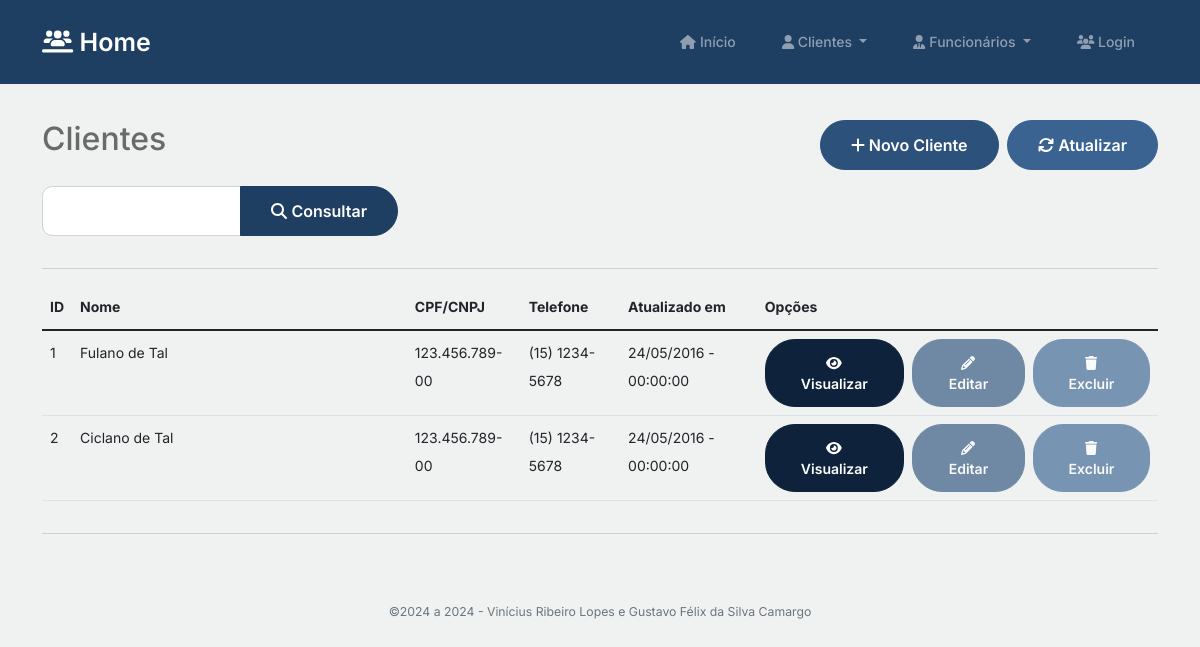
The app's page /customers/index.php, older data.
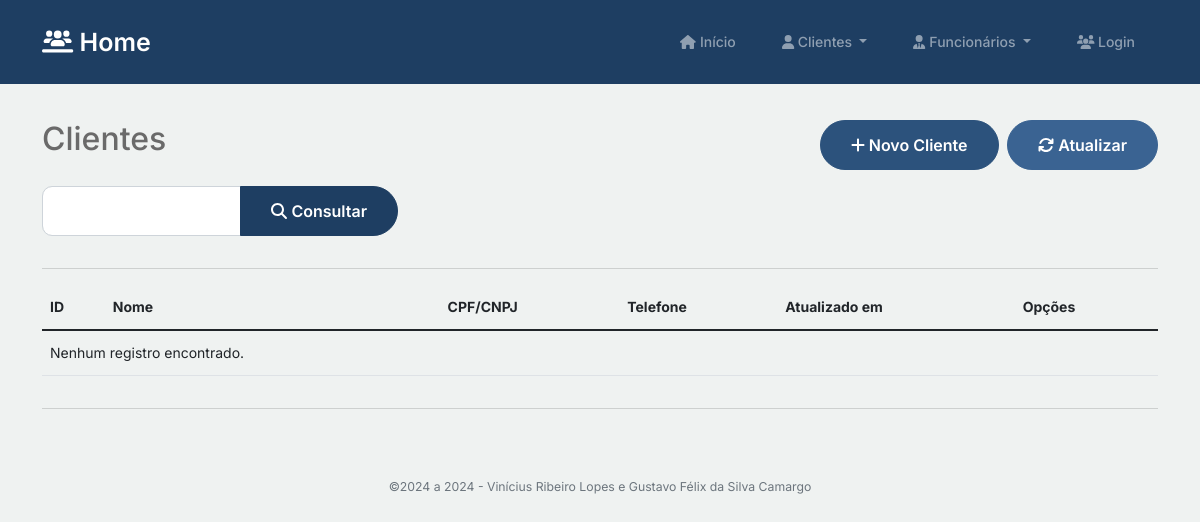
The same page, newer data.
### tables this page shows
CREATE TABLE `customers` (
  `id` int(11) NOT NULL,
  `name` varchar(255) NOT NULL,
  `cpf_cnpj` varchar(15) NOT NULL,
  `birthdate` datetime NOT NULL,
  `address` varchar(255) NOT NULL,
  `hood` varchar(100) NOT NULL,
  `zip_code` varchar(8) NOT NULL,
  `city` varchar(100) NOT NULL,
  `state` varchar(2) NOT NULL,
  `phone` varchar(13) NOT NULL,
  `mobile` varchar(13) NOT NULL,
  `ie` varchar(15) NOT NULL,
  `created` datetime NOT NULL,
  `modified` datetime NOT NULL
);

### inc/database.php (called while the page is built, shortened)
<?php
function open_database()
{
  try {
    $conn = new mysqli(DB_HOST, DB_USER, DB_PASSWORD, DB_NAME);
    $conn->set_charset("utf8");
    return $conn;
  } catch (Exception $e) {
    throw $e;
    return null;
  }
}
function find($table = null, $id = null)
{
  try {
    $database = open_database();
    $found = null;
    if ($id) {
      $sql = "SELECT * FROM " . $table . " WHERE id = " . $id;
      $result = $database->query($sql);
      if ($result->num_rows > 0) {
        $found = $result->fetch_assoc();
      }
    } else {
      $sql = "SELECT * FROM " . $table;
      $result = $database->query($sql);
      if ($result->num_rows > 0) {
        $found = array();
        while ($row = $result->fetch_assoc()) {
          array_push($found, $row);
        }
      }
    }
  } catch (Exception $e) {
    $_SESSION['message'] = $e->GetMessage();
    $_SESSION['type'] = 'danger';
  }
  return $found;
}
function find_all($table)
{
  return find($table);
}
function formatadata($data, $formato)
{
  $dt = new DateTime($data, new DateTimeZone("America/Sao_Paulo"));
  return $dt->format($formato);
}
function telefone($telefone)
{
  $tel = "(" . substr($telefone, 0, 2) . ") " . substr($telefone, 2, 5) . "-" . substr($telefone, 7);
  return $tel;
}

### customers/functions.php (called while the page is built, shortened)
<?php
function index()
{
  if (!empty($_POST['customers'])) {
    $customers = filter("customers", "name like '%" . $_POST['customers'] . "%'");
  } else {
    $customers = find_all("customers");
  }
}
?>

### customers/index.php (the view, shortened to what this page needs)
<?php
include("functions.php");
index();
include(HEADER_TEMPLATE);
?>
<header
	class="mt-2">
	<br>
	<div class="row">
		<div class="col-12 col-md-6">
			<h2>Clientes</h2>
		</div>
		<div class="col-12 col-md-6 text-md-end text-start mt-2 mt-md-0 h2">
			<a class="btn btn-primary square-button mb-2" href="add.php"><i class="fa fa-plus"></i> Novo Cliente</a>
			<a class="btn btn-light square-button mb-2" href="../customers/"><i class="fa fa-refresh"></i> Atualizar</a>
		</div>
	</div>
</header>
<form name="filtro" action="index.php" method="post">
	<div class="row">
		<div class="form-group col-md-4">
			<div class="input-group mb-3">
				<input type="text" class="form-control" maxlength="50" name="customers" required>
				<button type="submit" class="btn btn-secondary"><i class='fas fa-search'></i> Consultar</button>
			</div>
		</div>
	</div>
</form>
<hr>
<div class="table-responsive">
	<table class="table table-hover">
		<thead>
			<tr>
				<th>ID</th>
				<th width="30%">Nome</th>
				<th>CPF/CNPJ</th>
				<th>Telefone</th>
				<th>Atualizado em</th>
				<th>Opções</th>
			</tr>
		</thead>
		<tbody>
			<?php if ($customers): ?>
				<?php foreach ($customers as $customer): ?>
					<tr>
						<td><?php echo $customer['id']; ?></td>
						<td><?php echo $customer['name']; ?></td>
						<td><?php echo $customer['cpf_cnpj']; ?></td>
						<td><?php echo telefone($customer['phone']); ?></td>
						<td><?php echo formatadata($customer['modified'], "d/m/Y - H:i:s"); ?></td>
						<td class="actions text-md-end text-start">
							<div class="d-flex flex-column flex-md-row justify-content-end gap-2">
								<a href="view.php?id=<?php echo $customer['id']; ?>" class="btn btn-sm btn-dark square-button">
									<i class="fa fa-eye"></i><span class="btn-text"> Visualizar</span>
								</a>
								<?php if (isset($_SESSION['user'])) : ?>
									<a href="edit.php?id=<?php echo $customer['id']; ?>" class="btn btn-sm btn-primary">
										<i class="fa fa-pencil"></i><span class="btn-text"> Editar</span>
									</a>
								<?php else : ?>
									<button href="edit.php?id=<?php echo $customer['id']; ?>" class="btn btn-sm btn-primary" disabled>
										<i class="fa fa-pencil"></i><span class="btn-text"> Editar</span>
									</button>
								<?php endif; ?>
								<?php if (isset($_SESSION['user'])) : ?>
									<a href="#" class="btn btn-sm btn-light" data-bs-toggle="modal" data-bs-target="#delete-modal" data-customer="<?php echo $customer['id']; ?>">
										<i class="fa fa-trash"></i><span class="btn-text"> Excluir</span>
									</a>
								<?php else : ?>
									<button href="#" class="btn btn-sm btn-light" data-bs-toggle="modal" data-bs-target="#delete-modal" data-customer="<?php echo $customer['id']; ?>" disabled>
										<i class="fa fa-trash"></i><span class="btn-text"> Excluir</span>
									</button>
								<?php endif; ?>
							</div>
						</td>
					</tr>
				<?php endforeach; ?>
			<?php else: ?>
				<tr>
					<td colspan="6">Nenhum registro encontrado.</td>
				</tr>
			<?php endif; ?>
		</tbody>
	</table>
</div>
<?php include(FOOTER_TEMPLATE); ?>

### inc/header.php (shortened to what this page needs)
<!DOCTYPE html>
<html lang="pt-br">
<head>
    <link href="<?php echo BASEURL; ?>css/bootstrap.min.css" rel="stylesheet">
    <link href="<?php echo BASEURL; ?>https://cdnjs.cloudflare.com/ajax/libs/font-awesome/6.0.0-beta3/css/all.min.css" rel="stylesheet">
    <link href="<?php echo BASEURL; ?>css/tiny-slider.css" rel="stylesheet">
    <link href="<?php echo BASEURL; ?>css/style.css" rel="stylesheet">
    <link href="<?php echo BASEURL; ?>https://cdn.jsdelivr.net/npm/bootstrap-icons@1.5.0/font/bootstrap-icons.css" rel="stylesheet" />
    <link rel="stylesheet" href="<?php echo BASEURL; ?>https://maxcdn.bootstrapcdn.com/font-awesome/4.6.2/css/font-awesome.min.css">
    <link rel="stylesheet" href="<?php echo BASEURL; ?>https://unpkg.com/aos@2.3.1/dist/aos.css" />
</head>
<body>
    <nav class="custom-navbar navbar navbar navbar-expand-md navbar-dark bg-dark" arial-label="Furni navigation bar">
        <div class="container">
            <a class="navbar-brand" href="<?php echo BASEURL; ?>index.php"><i class="fa-solid fa-users-line"></i> Home</a>
            <div class="collapse navbar-collapse" id="navbarsFurni">
                <ul class="custom-navbar-nav navbar-nav ms-auto mb-2 mb-md-0">
                    <li class="nav-item"><a class="nav-link" href="<?php echo BASEURL; ?>index.php"><i class="fa-solid fa-house"></i> Início</a></li>
                    <li class="nav-item dropdown">
                        <a class="nav-link dropdown-toggle" href="#" role="button" data-bs-toggle="dropdown"
                            aria-expanded="false"><i class="fa fa-user"></i>
                            Clientes
                        </a>
                    </li>
                    <li class="nav-item dropdown">
                        <a class="nav-link dropdown-toggle" href="#" role="button" data-bs-toggle="dropdown"
                            aria-expanded="false"><i class="fa fa-user-tie"></i>
                            Funcionários
                        </a>
                    </li>
                    <?php if (isset($_SESSION['user'])): ?>
                        <?php if ($_SESSION['user'] == "admin"): ?>
                            <li class="nav-item dropdown">
                                <a class="nav-link dropdown-toggle" href="#" id="adminDropdown" role="button" data-bs-toggle="dropdown" aria-expanded="false">
                                    <i class="fa-solid fa-user-lock"></i> Usuários
                                </a>
                                <ul class="dropdown-menu" aria-labelledby="adminDropdown">
                                    <li><a class="dropdown-item" href="<?php echo BASEURL; ?>usuarios/add.php"><i class="fa-solid fa-user-lock"></i> Adicionar Usuário</a></li>
                                    <li><a class="dropdown-item" href="<?php echo BASEURL; ?>usuarios/"><i class="fa-solid fa-users-gear"></i> Gerenciar Usuários</a></li>
                                </ul>
                            </li>
                        <?php endif; ?>
                        <li class="nav-item dropdown">
                            <a class="nav-link dropdown-toggle d-flex align-items-center" href="#" id="userDropdown" role="button" data-bs-toggle="dropdown" aria-expanded="false">
                                <?php if ($_SESSION['foto'] != "") : ?>
                                    <img src="<?php echo BASEURL . 'fotos/' . $_SESSION['foto']; ?>" class="rounded-circle" style="width: 30px; height: 30px; margin-right: 8px;">
                                <?php else : ?>
                                    <div class="d-flex flex-column justify-content-center align-items-center" style="margin-right: 8px;">
                                        <i class="fa-solid fa-circle-user fa-2x"></i>
                                    </div>
                                <?php endif; ?>
                                <?php echo $_SESSION['user']; ?>
                            </a>
                            <ul class="dropdown-menu dropdown-menu-end" aria-labelledby="userDropdown">
                                <li><a class="dropdown-item" href="<?php echo BASEURL; ?>inc/logout.php"><i class="fa-solid fa-sign-out-alt"></i> Desconectar</a></li>
                            </ul>
                        </li>
                    <?php else: ?>
                        <li class="nav-item">
                            <a class="nav-link" href="<?php echo BASEURL; ?>inc/login.php">
                                <i class="fa-solid fa-users"></i> Login
                            </a>
                        </li>
                    <?php endif; ?>
                </ul>
            </div>
        </div>
    </nav>
    <main class="container align-items-center justify-content-center custom-padding">

### inc/footer.php (shortened to what this page needs)
        <hr>
    <footer class=" py-5">
            <?php $data = new DateTime("now", new DateTimeZone("America/Sao_Paulo")); ?>
            <div class="container px-4 px-lg-5"><div class="small text-center text-muted"><p>&copy;2024 a <?php echo $data -> format("Y"); ?> - Vinícius Ribeiro Lopes e Gustavo Félix da Silva Camargo</p></div></div>
        </footer>
    </body>
</html>

### css/style.css (style rules this page uses)
body { overflow-x: hidden; position: relative; }
body { font-family: "Inter", sans-serif; font-weight: 400; line-height: 28px; color: #6a6a6a; font-size: 14px; background-color: #eff2f1; }
a { text-decoration: none; -webkit-transition: .3s all ease; -o-transition: .3s all ease; transition: .3s all ease; color: #2f2f2f; text-decoration: underline; }
.custom-navbar { background: #1E3E62 !important; padding-top: 20px; padding-bottom: 20px; }
.custom-navbar .navbar-brand { font-size: 25px; font-weight: 600; }
@media (min-width: 992px) { .custom-navbar .custom-navbar-nav li { margin-left: 15px; margin-right: 15px; } }
.custom-navbar .custom-navbar-nav li a { font-weight: 500; color: #ffffff !important; opacity: .5; -webkit-transition: .3s all ease; -o-transition: .3s all ease; transition: .3s all ease; position: relative; }
@media (min-width: 768px) { .custom-navbar .custom-navbar-nav li a:before { content: ""; position: absolute; bottom: 0; left: 8px; right: 8px; background: #3A6D8C; height: 5px; opacity: 1; visibility: visible; width: 0; -webkit-transition: .15s all ease-out; -o-transition: .15s all ease-out; transition: .15s all ease-out; } }
.btn { font-weight: 600; padding: 12px 30px; border-radius: 30px; color: #ffffff; background: #1E3E62; border-color: #1E3E62; transition: background-color 0.3s, color 0.3s; }
.btn.btn-primary { background: #2c527c; border-color: #2c527c; }
.btn.btn-secondary { color: #ffffff; background: #1E3E62; border-color: #1E3E62; }
.btn.btn-light { color: #ffffff; background: #3a6392; border-color: #3a6392; }
.form-control { height: 50px; border-radius: 10px; font-family: "Inter", sans-serif; }
.btn.btn-dark { color: #ffffff; background: #0e233b; border-color: #0e233b; }

Row changes from the older to the newer data that the page shows:
removed customers: id "1", name "Fulano de Tal", cpf_cnpj "123.456.789-00", phone "(15) 1234-5678", modified "24/05/2016 - 00:00:00"
removed customers: id "2", name "Ciclano de Tal", cpf_cnpj "123.456.789-00", phone "(15) 1234-5678", modified "24/05/2016 - 00:00:00"
Text that changed along with them:
text now shown: "Nenhum registro encontrado."
